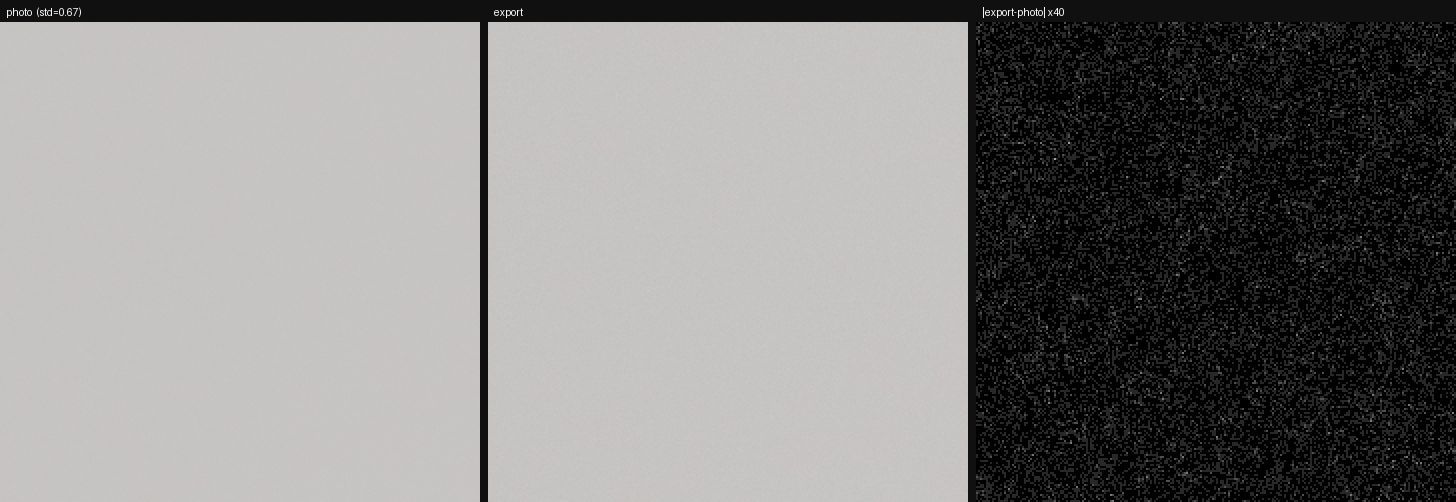
#> input picture tools/jpeg-dither-exp/viz_flat.png, 1456 x 502 px
$ python whole_cmp.py ../jpeg-dither-exp/viz_flat.png ../jpeg-dither-exp/viz_tex.png ../jpeg-dither-exp/viz_tex.png
#> lines starting #> are read from the running program, lines starting #| are printed output that depends on the picture; after the words box and inside, x2 and y2 are one past the last pixel; in counts of white or black regions, pixels touching at a corner belong together
#!/usr/bin/env python3
"""成片整体对比:filmkit vs PhotonCamera 同机位成片(全图口径,不只看天空)。

用法: python3 tools/tuning/whole_cmp.py <我们.jpg> <PC.jpg> [场景名]
输出:亮度分位/过曝死黑/色度/色相带偏移/分亮度段色度剖面。
口径:C* = CIELAB(与亮度解耦);跨图比色度先看亮度是否对齐,再看分箱。
"""

import os
import sys

import numpy as np
from PIL import Image

LMN = np.array([[0.4124, 0.3576, 0.1805], [0.2126, 0.7152, 0.0722],
                [0.0193, 0.1192, 0.9505]])
WP = np.array([0.95047, 1.0, 1.08883])
LUM = np.array([0.2126, 0.7152, 0.0722])
BANDS = [("红", 330, 30), ("橙黄", 30, 90), ("绿", 90, 160),
         ("青", 160, 220), ("蓝", 220, 290), ("紫", 290, 330)]


def load(path, k=4):
    # CLI 入口路径消毒：realpath 归一化（消除 ../ 与符号链接）
#> called with path = '../jpeg-dither-exp/viz_flat.png', k = 4
    path = os.path.realpath(path)
    im = Image.open(path).convert("RGB")
#> im is the input picture: PIL image 1456x502 RGB; mean R, G, B 130.4, 129.5, 128.3
    return np.asarray(im.resize((im.width // k, im.height // k), Image.BOX)).astype(np.float64) / 255.0
#> call 2 of load, with path = '../jpeg-dither-exp/viz_tex.png', k = 4
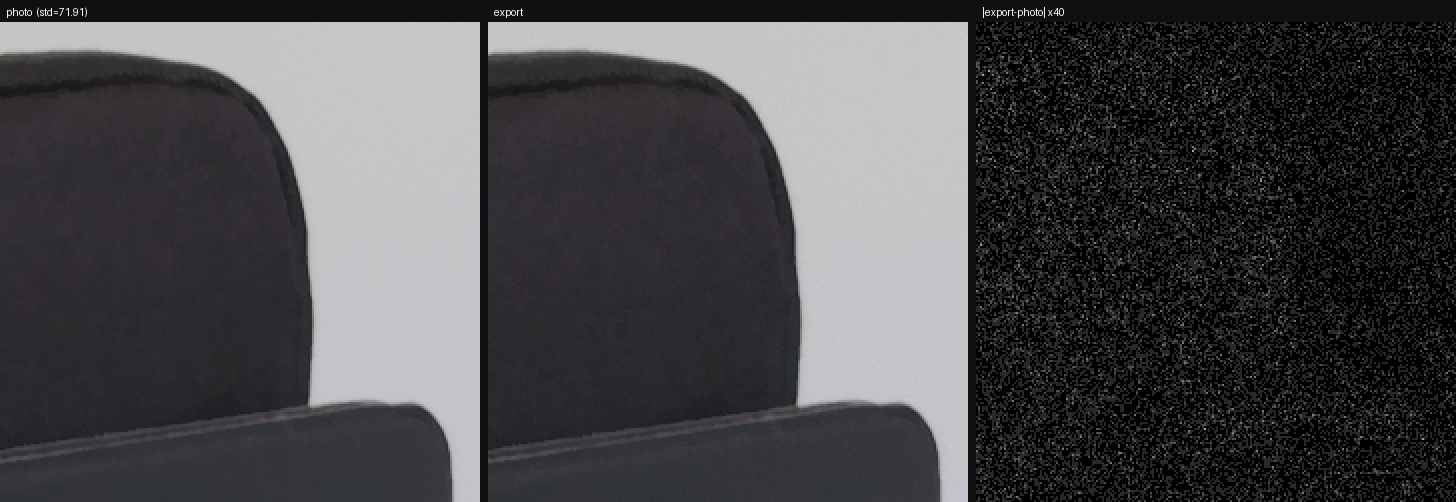
#> input picture tools/jpeg-dither-exp/viz_tex.png, 1456 x 502 px
#> in load, im is the input picture: PIL image 1456x502 RGB; mean R, G, B 72.2, 71.4, 73.7


def lab(rgb):
    c = np.clip(rgb, 0, 1)
    c = np.where(c <= 0.04045, c / 12.92, ((c + 0.055) / 1.055) ** 2.4)
    xyz = (c @ LMN.T) / WP
    f = np.where(xyz > 0.008856, np.cbrt(xyz), 7.787 * xyz + 16 / 116)
    return 116 * f[..., 1] - 16, 500 * (f[..., 0] - f[..., 1]), 200 * (f[..., 1] - f[..., 2])


def stats(rgb):
    L, A, B = lab(rgb)
    C = np.hypot(A, B)
    h = np.degrees(np.arctan2(B, A)) % 360
    l8 = rgb @ LUM * 255
    col = C > 8
#> col: shape (125, 364) bool; every value is 0
    d = {
        "L": L, "C": C, "h": h, "col": col,
        "p": [float(np.percentile(L, q)) for q in (5, 25, 50, 75, 95)],
        "mean": float(L.mean()),
        "clip": float((l8 >= 250).mean() * 100),
        "black": float((l8 <= 5).mean() * 100),
        "Cmed": float(np.median(C)),
        "Ccol": float(np.median(C[col])) if col.sum() else 0.0,
        "lumaP50": float(np.percentile(l8, 50)),
        "rel": float(np.median(np.abs(rgb - (rgb @ LUM)[..., None]).max(-1) / np.maximum(rgb @ LUM, 0.02))),
    }
    d["band"] = {nm: float(np.median(h[(h >= lo) & (h < hi) & col])) if ((h >= lo) & (h < hi) & col).sum() > 500 else float("nan")
                 for nm, lo, hi in BANDS}
    d["bandc"] = {nm: float(np.median(C[(h >= lo) & (h < hi) & col])) if ((h >= lo) & (h < hi) & col).sum() > 500 else float("nan")
                  for nm, lo, hi in BANDS}
    d["bandn"] = {nm: float(((h >= lo) & (h < hi) & col).mean() * 100) for nm, lo, hi in BANDS}
    return d


def main(mine, pc, tag=""):
    a, b = load(mine), load(pc)
    sa, sb = stats(a), stats(b)
#> in stats (call 2), `L, A, B = lab(rgb)`:
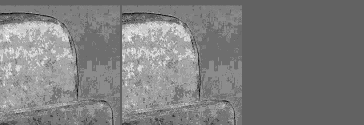
#> A: shape (125, 364) float64; min -2.97, max 4.72, mean 0.836; drawn with min black and max white
#> in stats (call 2), `L, A, B = lab(rgb)`:
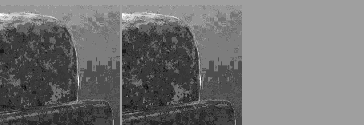
#> B: shape (125, 364) float64; min -4.7, max 2.81, mean -1.28; drawn with min black and max white
#> in stats (call 2), `C = np.hypot(A, B)`:
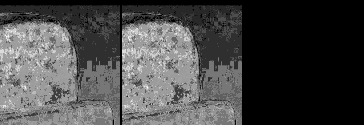
#> C: shape (125, 364) float64; min 0, max 5.76, mean 1.63; drawn with min black and max white
#> in stats (call 2), `h = np.degrees(np.arctan2(B, A)) % 360`:
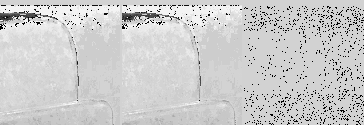
#> h: shape (125, 364) float64; min 0, max 359.8, mean 288.9; drawn with min black and max white
    print(f"\n{'=' * 74}\n场景 {tag}  {mine.split('/')[-1]}  vs  {pc.split('/')[-1]}   [{a.shape[1]}x{a.shape[0]}]")
#| ==========================================================================
#| 场景 ../jpeg-dither-exp/viz_tex.png  viz_flat.png  vs  viz_tex.png   [364x125]
    rows = [
        ("亮度 L* P5/P25/P50/P75/P95", "  ".join(f"{v:5.1f}" for v in sa["p"]), "  ".join(f"{v:5.1f}" for v in sb["p"])),
        ("L* 均值", f"{sa['mean']:5.2f}", f"{sb['mean']:5.2f}"),
        ("显示域 luma P50", f"{sa['lumaP50']:5.1f}", f"{sb['lumaP50']:5.1f}"),
        ("过曝 ≥250 占比 %", f"{sa['clip']:5.2f}", f"{sb['clip']:5.2f}"),
        ("死黑 ≤5 占比 %", f"{sa['black']:5.2f}", f"{sb['black']:5.2f}"),
        ("CIELAB C* 中位(全图)", f"{sa['Cmed']:5.2f}", f"{sb['Cmed']:5.2f}"),
        ("CIELAB C* 中位(彩色)", f"{sa['Ccol']:5.2f}", f"{sb['Ccol']:5.2f}"),
        ("rel 中位", f"{sa['rel']:5.3f}", f"{sb['rel']:5.3f}"),
    ]
    print(f"  {'指标':26s} {'我们':>22s} {'PhotonCamera':>22s}")
    for n, x, y in rows:
        print(f"  {n:26s} {x:>22s} {y:>22s}")
#> this loop made 8 passes
#> (n, x, y) on passes 1 to 6: ('亮度 L* P5/P25/P50/P75/P95', '  1.4    6.3   79.2   79.4   79.5', '  2.7    6.3   18.4   26.6   80.0'), ('L* 均值', '51.99', '28.84'), ('显示域 luma P50', '196.1', ' 44.8'), ('过曝 ≥250 占比 %', ' 0.00', ' 0.00'), ('死黑 ≤5 占比 %', ' 6.19', ' 4.04'), ('CIELAB C* 中位(全图)', ' 1.11', ' 1.14')
#|   亮度 L* P5/P25/P50/P75/P95     1.4    6.3   79.2   79.4   79.5   2.7    6.3   18.4   26.6   80.0
#|   L* 均值                                       51.99                  28.84
#|   显示域 luma P50                                196.1                   44.8
#|   过曝 ≥250 占比 %                                 0.00                   0.00
#|   死黑 ≤5 占比 %                                   6.19                   4.04
#|   CIELAB C* 中位(全图)                             1.11                   1.14
#|   CIELAB C* 中位(彩色)                             0.00                   0.00
#|   rel 中位                                      0.010                  0.009
    print(f"\n  分亮度段 C* 中位(样本占比%) —— 看色度沿亮度的剖面:")
    print(f"    {'L* 段':10s} {'我们 C*':>9s} {'PC C*':>9s} {'我们占比':>9s} {'PC占比':>9s}")
    for lo in range(0, 100, 20):
        ma = (sa["L"] >= lo) & (sa["L"] < lo + 20)
        mb = (sb["L"] >= lo) & (sb["L"] < lo + 20)
        print(f"    {lo:3d}-{lo + 20:3d}   {np.median(sa['C'][ma]):9.2f} {np.median(sb['C'][mb]):9.2f} "
              f"{ma.mean() * 100:8.1f}% {mb.mean() * 100:8.1f}%")
#> this loop made 5 passes
#|       0- 20        0.00      0.00     36.3%     59.9%
#|      20- 40        0.00      3.33      0.4%     16.3%
#|      40- 60        0.72      0.73      0.6%      0.9%
#|      60- 80        1.11      1.14     62.8%     18.2%
#|      80-100        1.11      1.07      0.0%      4.7%
#> pass 1, in main, `ma = (sa["L"] >= lo) & (sa["L"] < lo + 20)`:
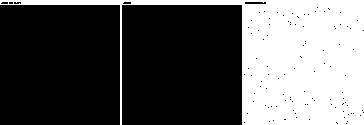
#> ma: shape (125, 364) bool; 36.3% white; 1 white region, box (x1, y1, x2, y2) and area: (0, 0, 364, 125) 16505
#> after the loop: ma: shape (125, 364) bool; 0.02% white in thin lines or dots, all inside (x1, y1, x2, y2) = (198, 11, 232, 123)
#> after the loop:
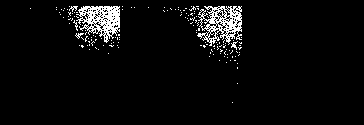
#> mb: shape (125, 364) bool; 4.7% white in thin lines or dots, all inside (x1, y1, x2, y2) = (30, 6, 242, 103)
    print(f"\n  色相带(彩色像素 C*>8):中位 h 与 C*,占比")
    for nm, _, _ in BANDS:
        print(f"    {nm:4s}  h 我们 {sa['band'][nm]:6.1f} / PC {sb['band'][nm]:6.1f}   "
              f"C* 我们 {sa['bandc'][nm]:5.2f} / PC {sb['bandc'][nm]:5.2f}   "
              f"占比 我们 {sa['bandn'][nm]:5.2f}% / PC {sb['bandn'][nm]:5.2f}%")
#> this loop made 6 passes
#|     红     h 我们    nan / PC    nan   C* 我们   nan / PC   nan   占比 我们  0.00% / PC  0.00%
#|     橙黄    h 我们    nan / PC    nan   C* 我们   nan / PC   nan   占比 我们  0.00% / PC  0.00%
#|     绿     h 我们    nan / PC    nan   C* 我们   nan / PC   nan   占比 我们  0.00% / PC  0.00%
#|     青     h 我们    nan / PC    nan   C* 我们   nan / PC   nan   占比 我们  0.00% / PC  0.00%
#|     蓝     h 我们    nan / PC    nan   C* 我们   nan / PC   nan   占比 我们  0.00% / PC  0.00%
#|     紫     h 我们    nan / PC    nan   C* 我们   nan / PC   nan   占比 我们  0.00% / PC  0.00%


if __name__ == "__main__":
    main(sys.argv[1], sys.argv[2], sys.argv[3] if len(sys.argv) > 3 else "")
